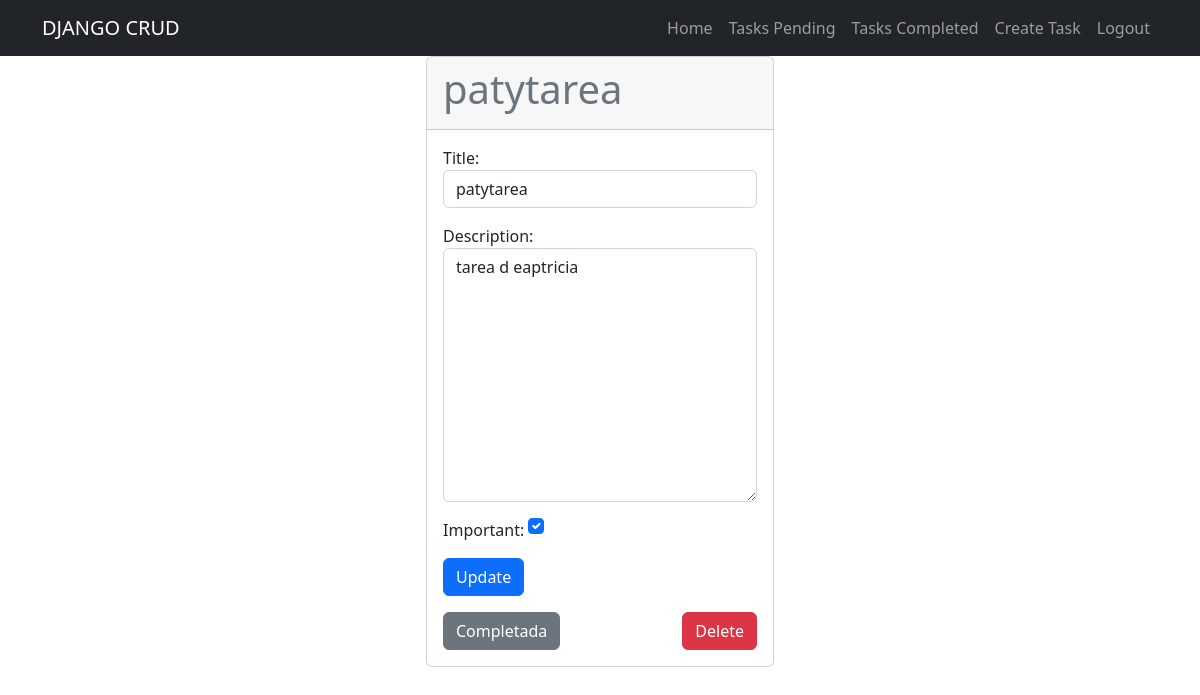
The page /task_detail/2/ (signed in) on the database its author committed.
### tasks/models.py (models this page shows, shortened)
class Task(models.Model):
    title = models.CharField(max_length=100)
    description = models.TextField(blank=True)
    created = models.DateTimeField(auto_now_add=True)
    datecompleted = models.DateTimeField(null = True, blank=True)
    important = models.BooleanField(default=False)
    user = models.ForeignKey(User, on_delete=models.CASCADE)

### tasks/views.py (the view, shortened to what this page needs)
# urls.py: path('task_detail/<int:task_id>/', views.task_detail, name='task_detail'),
@login_required
def task_detail(request, task_id):
    if request.method == 'GET':
        task = get_object_or_404(Task, pk=task_id, user=request.user)
        form = TaskForm(instance=task)
        return render(request, 'tasks/task_detail.html', {'task': task, 'form': form})

### tasks/forms.py
class TaskForm(forms.ModelForm):
    class Meta:
        model = Task
        fields = ['title', 'description','important']
        widgets = {
            'title':forms.TextInput(attrs={'class':'form-control' ,'placeholder':'write a title'}),
            'description':forms.Textarea(attrs={'class':'form-control','placeholder':'write a description' }),
            'important':forms.CheckboxInput(attrs={'class':'form-check-input m-auto' }),
        }

### tasks/templates/tasks/task_detail.html (shortened to what this page needs)
{% extends 'tasks/base.html' %} {% block content %}
<main class="container">
  <div class="row">
    <div class="col-md-4 offset-md-4">
      <div class="card">
        <div class="card-header w-100">
          <h1 class="text-secondary">{{task.title}}</h1>
        </div>
        <div class="card-body">
          <div>
            <form action="" method="post">
              {% csrf_token %} {{ form.as_p }}
              <button class="btn btn-primary">Update</button>
            </form>
          </div>
          <div class="d-flex mt-3 justify-content-between">
            <form action="/task_detail/{{task.id}}/complete" method="post">
              <button class="btn btn-secondary">Completada</button>
            </form>
            <form action="/task_detail/{{task.id}}/delete" method="post">
              <button class="btn btn-danger">Delete</button>
            </form>
          </div>
        </div>
      </div>
    </div>
  </div>
</main>
{% endblock content %}

### rows shown on the page
Task: title "patytarea", description "tarea d eaptricia", important "☑"
